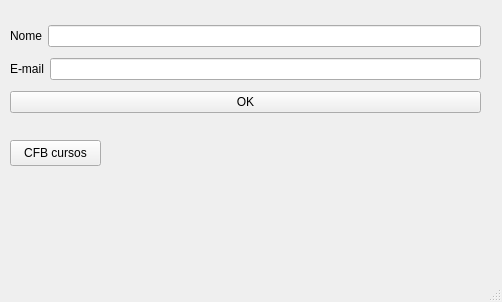
<?xml version="1.0" encoding="UTF-8"?>
<ui version="4.0">
 <class>MainWindow</class>
 <widget class="QMainWindow" name="MainWindow">
  <property name="geometry">
   <rect>
    <x>0</x>
    <y>0</y>
    <width>502</width>
    <height>302</height>
   </rect>
  </property>
  <property name="windowTitle">
   <string>MainWindow</string>
  </property>
  <widget class="QWidget" name="centralwidget">
   <widget class="QPushButton" name="pushButton_2">
    <property name="geometry">
     <rect>
      <x>10</x>
      <y>140</y>
      <width>91</width>
      <height>26</height>
     </rect>
    </property>
    <property name="text">
     <string>CFB cursos</string>
    </property>
   </widget>
   <widget class="QWidget" name="">
    <property name="geometry">
     <rect>
      <x>10</x>
      <y>20</y>
      <width>471</width>
      <height>101</height>
     </rect>
    </property>
    <layout class="QVBoxLayout" name="verticalLayout">
     <item>
      <layout class="QHBoxLayout" name="horizontalLayout">
       <item>
        <widget class="QLabel" name="label">
         <property name="text">
          <string>Nome</string>
         </property>
        </widget>
       </item>
       <item>
        <widget class="QLineEdit" name="txt_nome"/>
       </item>
      </layout>
     </item>
     <item>
      <layout class="QHBoxLayout" name="horizontalLayout_2">
       <item>
        <widget class="QLabel" name="label_2">
         <property name="text">
          <string>E-mail</string>
         </property>
        </widget>
       </item>
       <item>
        <widget class="QLineEdit" name="txt_mail"/>
       </item>
      </layout>
     </item>
     <item>
      <widget class="QPushButton" name="btn_ok">
       <property name="text">
        <string>OK</string>
       </property>
      </widget>
     </item>
    </layout>
   </widget>
  </widget>
  <widget class="QMenuBar" name="menubar">
   <property name="geometry">
    <rect>
     <x>0</x>
     <y>0</y>
     <width>502</width>
     <height>23</height>
    </rect>
   </property>
  </widget>
  <widget class="QStatusBar" name="statusbar"/>
 </widget>
 <resources/>
 <connections/>
</ui>
